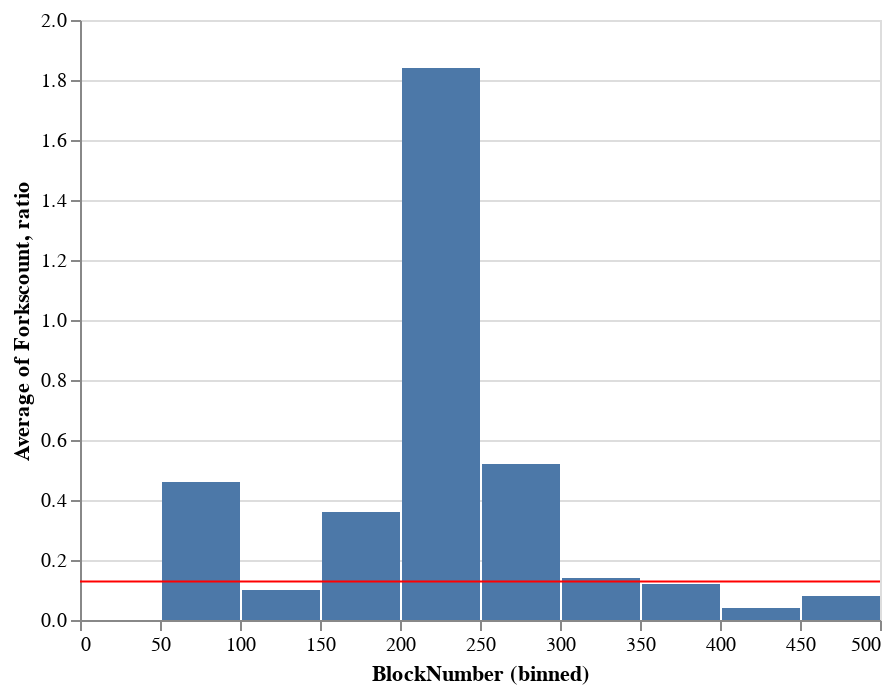

Notebook cell for this chart:
### Code cell
base = alt.Chart(df)
e='Forkscount'
bar = base.mark_bar().encode(
    alt.X("BlockNumber", bin=alt.Bin(minstep=50)),
    y='average('+e+')',
).interactive()

r,_,_,_=ratio(file)
#rule = base.mark_rule(color='red').encode(
#    y='r:Q',
#)
line = alt.Chart(pd.DataFrame({'ratio': [r]})).mark_rule(color='red').encode(y='ratio')
#rule = base.mark_rule().encode(y={r})

bar + line

### Figure 1 — Vega-Lite specification as saved in the notebook (floating-point values rounded to 4 significant figures; data arrays with more than 128 entries replaced by an {"elided": "..."} marker saying what was removed)
{"config": {"view": {"continuousWidth": 400, "continuousHeight": 300}}, "layer": [{"data": {"name": "data-bd7a6f81d390c4267f462aa2daa41293"}, "mark": "bar", "encoding": {"x": {"type": "quantitative", "bin": {"minstep": 50}, "field": "BlockNumber"}, "y": {"type": "quantitative", "aggregate": "average", "field": "Forkscount"}}, "selection": {"selector020": {"type": "interval", "bind": "scales", "encodings": ["x", "y"]}}}, {"data": {"name": "data-ccee910b756884c7c68fe649c5f6f94f"}, "mark": {"type": "rule", "color": "red"}, "encoding": {"y": {"type": "quantitative", "field": "ratio"}}}], "$schema": "https://vega.github.io/schema/vega-lite/v4.8.1.json", "datasets": {"data-bd7a6f81d390c4267f462aa2daa41293": {"elided": "500 records"}, "data-ccee910b756884c7c68fe649c5f6f94f": [{"ratio": 0.128}]}}
